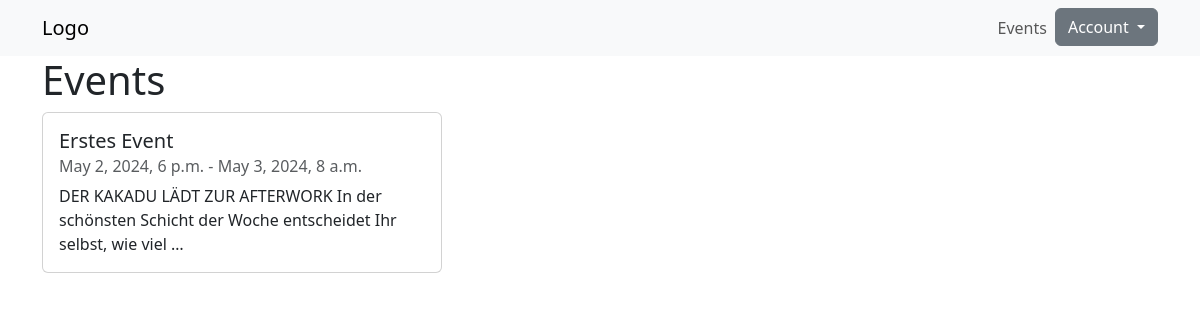
Screenshot of /events/ (signed in) with the database file from the repository.
### ticketApp/models.py (models this page shows, shortened)
class Event(models.Model):
    class EventStatus(models.TextChoices):
        ACTIVE = "AC", _("Aktiv")
        INACTIVE = "IA", _("Inaktiv")
        CANCELLED = "CA", _("Abgesagt")
        SOLDOUT = "SO", _("Ausverkauft")
    id = models.UUIDField(primary_key=True, default=uuid.uuid4, editable=False)
    title = models.CharField(max_length=200)
    location = models.ForeignKey(Location, on_delete=models.SET_NULL, null=True, blank=True)
    date_from = models.DateTimeField()
    description = models.TextField(blank=True)
    date_to = models.DateTimeField()
    max_participants = models.IntegerField()
    tickets_sold = models.IntegerField(default=0)
    event_status = models.CharField(max_length=2, choices=EventStatus.choices, default=EventStatus.INACTIVE)
    slug = AutoSlugField(populate_from=['title', 'date_from', 'date_to'])

### ticketApp/views.py (the view)
# urls.py: path('events/', views.events, name='events'),
def events(request):
    events = Event.objects.all().values()
    return render(request, "events/index.html", {'events': events})

### ticketApp/templates/events/index.html
{% extends "base.html" %}
{% block content %}
    <div class="container">
        <h1>Events</h1>
        <div class="row">
            {% include "events/events-list.html" %}
        </div>
    </div>
{% endblock %}

### ticketApp/templates/events/events-list.html
{% for event in events  %}
<div class="col">
    <div class="card" style="width: 25rem;">
        <div class="card-body">
            <h5 class="card-title">{{event.title}}</h5>
            <h6 class="card-subtitle mb-2 text-muted">{{event.date_from}} - {{event.date_to}}</h6>
            <p class="card-text">{{event.description|truncatechars:100}}</p>
        </div>
    </div>
</div>
{% endfor %}

### rows the page displays
Event: title "Erstes Event", date_from "May 2, 2024, 6 p.m.", date_to "May 3, 2024, 8 a.m.", description "DER KAKADU LÄDT ZUR AFTERWORK In der schönsten Schicht der Woche entscheidet Ihr selbst, wie viel …"
